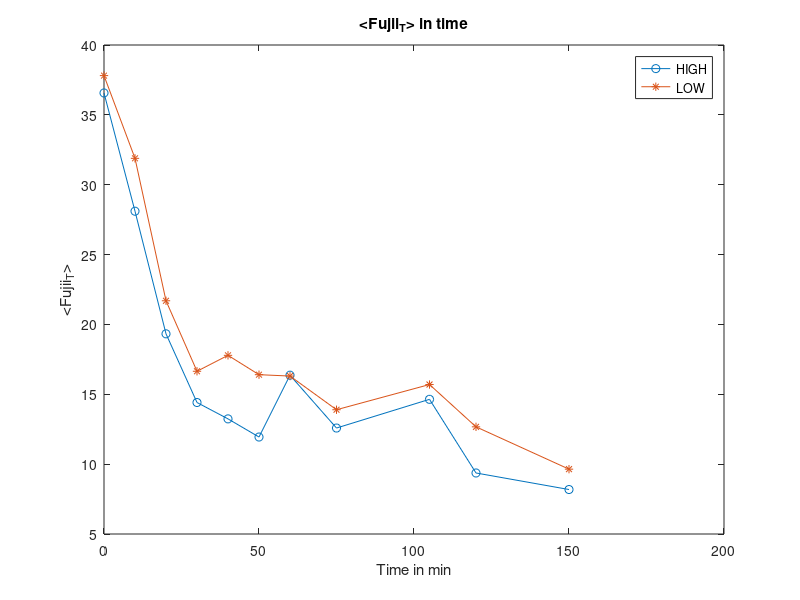
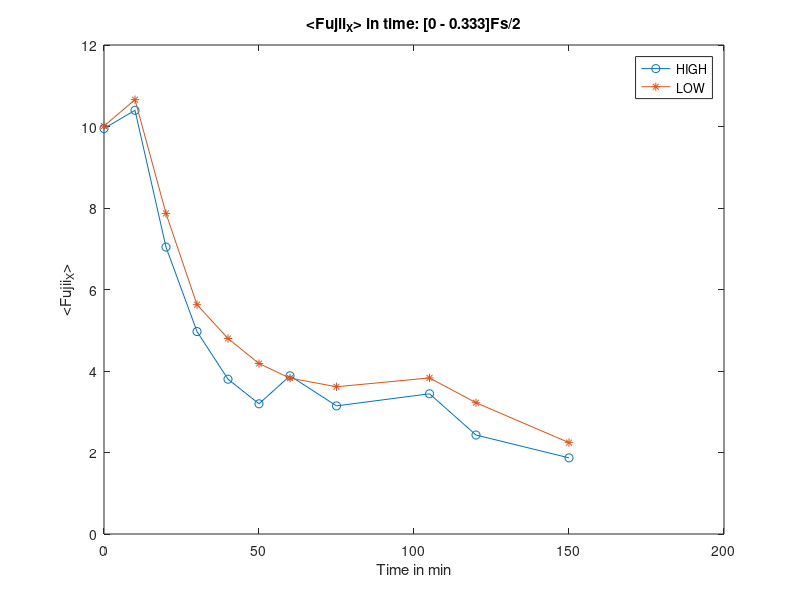
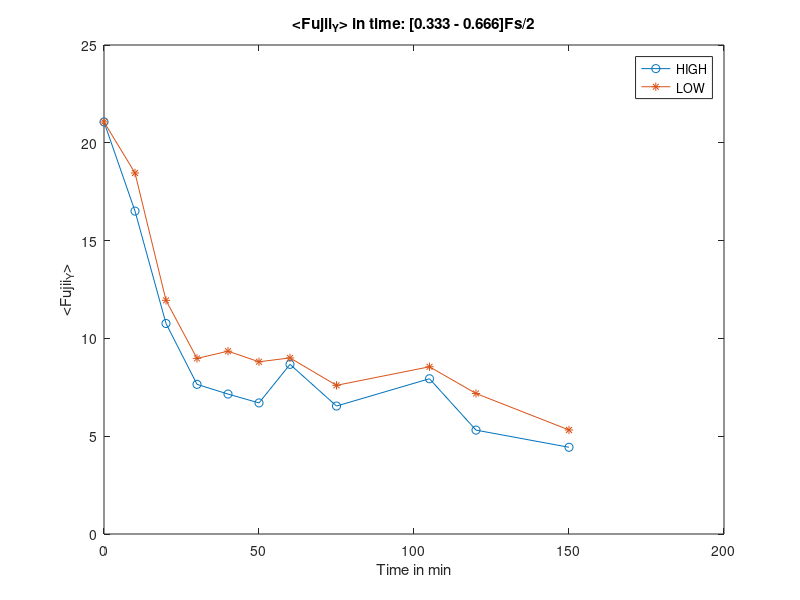
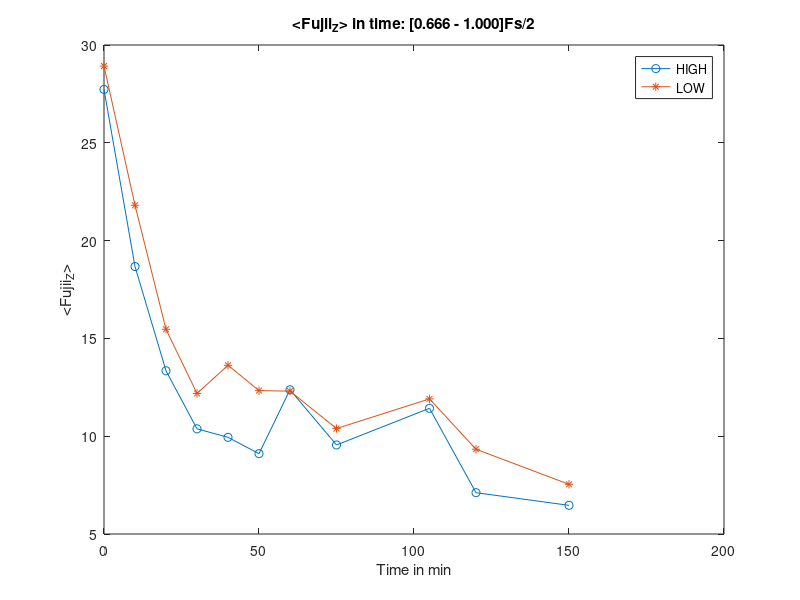

Here is the MATLAB script that generated these plots, in order:
%
FONTSIZE=20;
DATAL=load('left-data.dat');
DATAR=load('right-data.dat');

DATAL = DATAL.DATA;
DATAR = DATAR.DATA;

TEMPO=[0 , 10, 20, 30, 40, 50, 60, 75,105,120,150];

figure(1)
plot(TEMPO,DATAL.MEAN_F,'-o',TEMPO,DATAR.MEAN_F,'-*')
title('<Fujii_T> in time')
xlabel('Time in min')
ylabel('<Fujii_T>')
legend('HIGH','LOW');
print(figure(1),'fujii-all.eps','-depsc',['-F:',int2str(FONTSIZE)]);

figure(2)
plot(TEMPO,DATAL.MEAN_FX,'-o',TEMPO,DATAR.MEAN_FX,'-*')
title('<Fujii_X> in time: [0 - 0.333]Fs/2')
xlabel('Time in min')
ylabel('<Fujii_X>')
legend('HIGH','LOW');
print(figure(2),'fujii-bandx.eps','-depsc',['-F:',int2str(FONTSIZE)]);

figure(3)
plot(TEMPO,DATAL.MEAN_FY,'-o',TEMPO,DATAR.MEAN_FY,'-*')
title('<Fujii_Y> in time: [0.333 - 0.666]Fs/2')
xlabel('Time in min')
ylabel('<Fujii_Y>')
legend('HIGH','LOW');
print(figure(3),'fujii-bandy.eps','-depsc',['-F:',int2str(FONTSIZE)]);

figure(4)
plot(TEMPO,DATAL.MEAN_FZ,'-o',TEMPO,DATAR.MEAN_FZ,'-*')
title('<Fujii_Z> in time: [0.666 - 1.000]Fs/2')
xlabel('Time in min')
ylabel('<Fujii_Z>')
legend('HIGH','LOW');
print(figure(4),'fujii-bandz.eps','-depsc',['-F:',int2str(FONTSIZE)]);
